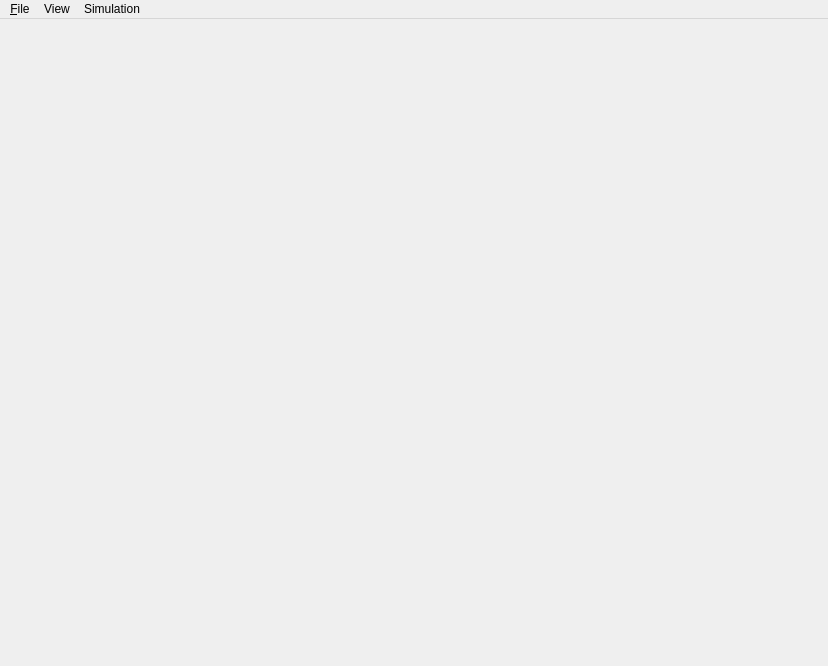
<?xml version="1.0" encoding="UTF-8"?>
<ui version="4.0">
 <class>MainWindow</class>
 <widget class="QMainWindow" name="MainWindow">
  <property name="geometry">
   <rect>
    <x>0</x>
    <y>0</y>
    <width>828</width>
    <height>666</height>
   </rect>
  </property>
  <property name="windowTitle">
   <string>PhyAE</string>
  </property>
  <widget class="QWidget" name="centralwidget">
   <layout class="QVBoxLayout" name="verticalLayout_2">
    <item>
     <widget class="QSplitter" name="splitter_2">
      <property name="orientation">
       <enum>Qt::Horizontal</enum>
      </property>
      <widget class="QSplitter" name="splitter">
       <property name="lineWidth">
        <number>12</number>
       </property>
       <property name="midLineWidth">
        <number>10</number>
       </property>
       <property name="orientation">
        <enum>Qt::Horizontal</enum>
       </property>
       <property name="handleWidth">
        <number>12</number>
       </property>
       <widget class="QWidget" name="widget" native="true">
        <layout class="QVBoxLayout" name="verticalLayout">
         <property name="spacing">
          <number>0</number>
         </property>
         <property name="margin">
          <number>0</number>
         </property>
         <item>
          <widget class="QGLViewerExt" name="left_view" native="true"/>
         </item>
        </layout>
       </widget>
      </widget>
     </widget>
    </item>
   </layout>
  </widget>
  <widget class="QMenuBar" name="menubar">
   <property name="geometry">
    <rect>
     <x>0</x>
     <y>0</y>
     <width>828</width>
     <height>25</height>
    </rect>
   </property>
   <widget class="QMenu" name="menu_File">
    <property name="title">
     <string>&amp;File</string>
    </property>
    <addaction name="actionLoadInitFile"/>
    <addaction name="actionLoadObj"/>
    <addaction name="actionLoadVol"/>
    <addaction name="actionSaveRecordDisp"/>
    <addaction name="actionSaveMtlAsVTK"/>
    <addaction name="actionSaveRecordVTK"/>
    <addaction name="actionPrintSelected"/>
    <addaction name="actionExit"/>
   </widget>
   <widget class="QMenu" name="menuView">
    <property name="title">
     <string>View</string>
    </property>
    <addaction name="actionVolMesh"/>
    <addaction name="actionObjMesh"/>
    <addaction name="actionConNodes"/>
    <addaction name="actionRestVolMesh"/>
    <addaction name="actionGround"/>
   </widget>
   <widget class="QMenu" name="menuSimulation">
    <property name="title">
     <string>Simulation</string>
    </property>
    <addaction name="actionPrepareSimulation"/>
    <addaction name="actionPauseSimulation"/>
    <addaction name="actionReset"/>
    <addaction name="actionRecordDisp"/>
    <addaction name="actionClearRecordDisp"/>
   </widget>
   <addaction name="menu_File"/>
   <addaction name="menuView"/>
   <addaction name="menuSimulation"/>
  </widget>
  <action name="actionLoadInitFile">
   <property name="text">
    <string>LoadInitFile</string>
   </property>
  </action>
  <action name="actionExit">
   <property name="text">
    <string>Exit</string>
   </property>
   <property name="shortcut">
    <string>Q</string>
   </property>
  </action>
  <action name="actionSimulate">
   <property name="text">
    <string>Simulate</string>
   </property>
  </action>
  <action name="actionLoadObj">
   <property name="text">
    <string>LoadObj</string>
   </property>
  </action>
  <action name="actionLoadVol">
   <property name="text">
    <string>LoadVol</string>
   </property>
  </action>
  <action name="actionSaveConNodes">
   <property name="text">
    <string>SaveConNodes</string>
   </property>
  </action>
  <action name="actionLoadConNodes">
   <property name="text">
    <string>LoadConNodes</string>
   </property>
  </action>
  <action name="actionSelectNodes">
   <property name="text">
    <string>SelectNodes</string>
   </property>
  </action>
  <action name="actionSelectTets">
   <property name="text">
    <string>SelectTets</string>
   </property>
  </action>
  <action name="actionVolMesh">
   <property name="checkable">
    <bool>true</bool>
   </property>
   <property name="checked">
    <bool>true</bool>
   </property>
   <property name="text">
    <string>VolMesh</string>
   </property>
   <property name="shortcut">
    <string>V</string>
   </property>
  </action>
  <action name="actionObjMesh">
   <property name="checkable">
    <bool>true</bool>
   </property>
   <property name="checked">
    <bool>true</bool>
   </property>
   <property name="text">
    <string>ObjMesh</string>
   </property>
   <property name="shortcut">
    <string>W</string>
   </property>
  </action>
  <action name="actionTetGroups">
   <property name="text">
    <string>TetGroups</string>
   </property>
   <property name="shortcut">
    <string>T</string>
   </property>
  </action>
  <action name="actionConNodes">
   <property name="checkable">
    <bool>true</bool>
   </property>
   <property name="checked">
    <bool>true</bool>
   </property>
   <property name="text">
    <string>ConNodes</string>
   </property>
  </action>
  <action name="actionMaterialGroups">
   <property name="text">
    <string>MaterialGroups</string>
   </property>
  </action>
  <action name="actionPrepareSimulation">
   <property name="text">
    <string>PrepareSimulation</string>
   </property>
   <property name="shortcut">
    <string>E</string>
   </property>
  </action>
  <action name="actionPauseSimulation">
   <property name="checkable">
    <bool>true</bool>
   </property>
   <property name="text">
    <string>PauseSimulation</string>
   </property>
   <property name="shortcut">
    <string>Space</string>
   </property>
  </action>
  <action name="actionStopSimulation">
   <property name="text">
    <string>StopSimulation</string>
   </property>
  </action>
  <action name="actionReset">
   <property name="text">
    <string>Reset</string>
   </property>
   <property name="shortcut">
    <string>R</string>
   </property>
  </action>
  <action name="actionFixSelectedTets">
   <property name="checkable">
    <bool>true</bool>
   </property>
   <property name="text">
    <string>FixSelectedTets</string>
   </property>
  </action>
  <action name="actionSaveMaterial">
   <property name="text">
    <string>SaveMaterial</string>
   </property>
  </action>
  <action name="actionPrintSelected">
   <property name="checkable">
    <bool>true</bool>
   </property>
   <property name="text">
    <string>PrintSelected</string>
   </property>
  </action>
  <action name="actionLoadMaterial">
   <property name="text">
    <string>LoadMaterial</string>
   </property>
  </action>
  <action name="actionRecord">
   <property name="checkable">
    <bool>true</bool>
   </property>
   <property name="text">
    <string>Record</string>
   </property>
   <property name="shortcut">
    <string>C</string>
   </property>
  </action>
  <action name="actionSaveRecordZ">
   <property name="text">
    <string>SaveRecordZ</string>
   </property>
  </action>
  <action name="actionSaveEigenValues">
   <property name="text">
    <string>SaveEigenValues</string>
   </property>
  </action>
  <action name="actionSaveEigenVectors">
   <property name="text">
    <string>SaveEigenVectors</string>
   </property>
  </action>
  <action name="actionClearRecordedZ">
   <property name="text">
    <string>ClearRecordedZ</string>
   </property>
  </action>
  <action name="actionSaveMaterialAsHinp">
   <property name="text">
    <string>SaveMaterialAsHinp</string>
   </property>
  </action>
  <action name="actionInterpolateMaterials">
   <property name="text">
    <string>InterpolateMaterials</string>
   </property>
  </action>
  <action name="actionRecordDisp">
   <property name="checkable">
    <bool>true</bool>
   </property>
   <property name="text">
    <string>RecordDisp</string>
   </property>
   <property name="shortcut">
    <string>C</string>
   </property>
  </action>
  <action name="actionClearRecordDisp">
   <property name="text">
    <string>ClearRecordDisp</string>
   </property>
  </action>
  <action name="actionSaveRecordDisp">
   <property name="text">
    <string>SaveRecordDisp</string>
   </property>
  </action>
  <action name="actionSaveMtlAsVTK">
   <property name="text">
    <string>SaveMtlAsVTK</string>
   </property>
  </action>
  <action name="actionSaveRecordVTK">
   <property name="text">
    <string>SaveRecordVTK</string>
   </property>
  </action>
  <action name="actionRestVolMesh">
   <property name="checkable">
    <bool>true</bool>
   </property>
   <property name="text">
    <string>RestVolMesh</string>
   </property>
  </action>
  <action name="actionGround">
   <property name="checkable">
    <bool>true</bool>
   </property>
   <property name="text">
    <string>Ground</string>
   </property>
  </action>
 </widget>
 <customwidgets>
  <customwidget>
   <class>QGLViewerExt</class>
   <extends>QWidget</extends>
   <header>QGLViewerExt.h</header>
   <container>1</container>
  </customwidget>
 </customwidgets>
 <resources/>
 <connections>
  <connection>
   <sender>actionExit</sender>
   <signal>triggered()</signal>
   <receiver>MainWindow</receiver>
   <slot>close()</slot>
   <hints>
    <hint type="sourcelabel">
     <x>-1</x>
     <y>-1</y>
    </hint>
    <hint type="destinationlabel">
     <x>413</x>
     <y>332</y>
    </hint>
   </hints>
  </connection>
 </connections>
</ui>
